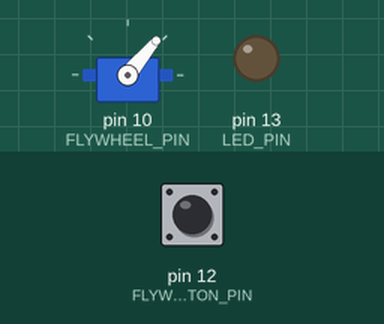
The sketch below on a simulated Arduino Uno, built with avr-gcc and run on an emulated ATmega328P. Parts: servo, output pins drawn as LEDs (lit = HIGH). The inputs (shaded band) are chosen by the test bench; at power-on: pin 12 (FLYWHEEL_BUTTON_PIN) LOW.

Above: at 4.2 s.
4.3 s: pin 12 (FLYWHEEL_BUTTON_PIN) pulled HIGH for 0.15 s
At 4.37 s:
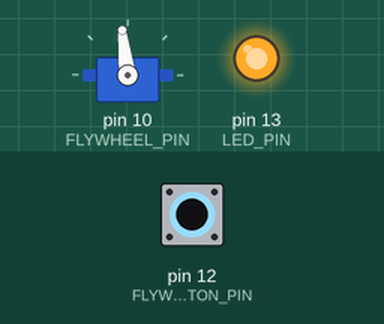
5.9 s: pin 12 (FLYWHEEL_BUTTON_PIN) pulled HIGH for 3.2 s
At 10.5 s:
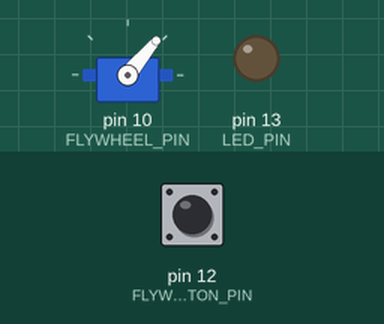
Timing chart, 0 to 12.0 s (numbered marks = the images above; inputs shaded):
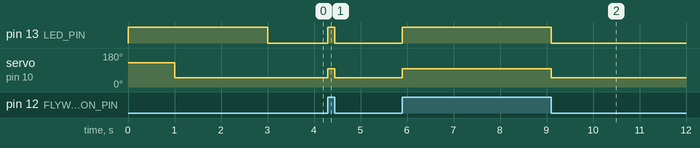

The sketch:

testing-dc.ino
```cpp
// (licence header left out)
#include <Servo.h>

#define LED_PIN              13 // Digital 13
#define FLYWHEEL_BUTTON_PIN  12 // Digital 12
#define FLYWHEEL_PIN         10 // Digital 10

#define THROTTLE_VALUE       0.6 // 0.5 == 50%
#define FLYWHEEL_MIN_VALUE   1060
#define FLYWHEEL_MAX_VALUE   1860
#define FLYWHEEL_SPIN_VALUE  FLYWHEEL_MIN_VALUE + ((FLYWHEEL_MAX_VALUE - FLYWHEEL_MIN_VALUE) * THROTTLE_VALUE)

Servo flywheels;
bool flywheelsSpinning;

void setup() {
  pinMode(LED_PIN, OUTPUT);
  pinMode(FLYWHEEL_BUTTON_PIN, INPUT);
  pinMode(FLYWHEEL_PIN, OUTPUT);
  flywheels.attach(FLYWHEEL_PIN);
  calibrateFlywheels();
}

// Used by the Afro ESC 12A Speed Controller.
// This does not work if the Arduino is powered via USB.
void calibrateFlywheels() {
  digitalWrite(LED_PIN, HIGH);
  flywheels.writeMicroseconds(FLYWHEEL_MAX_VALUE);
  delay(1000);
  flywheels.writeMicroseconds(FLYWHEEL_MIN_VALUE);
  delay(2000);
  digitalWrite(LED_PIN, LOW);
}

bool flywheelsButtonActive() {
  return digitalRead(FLYWHEEL_BUTTON_PIN) == HIGH;
}

void loop() {
  if (flywheelsButtonActive()) {
    flywheels.writeMicroseconds(FLYWHEEL_SPIN_VALUE);
    flywheelsSpinning = true;
    digitalWrite(LED_PIN, HIGH);
  } else {
    flywheels.writeMicroseconds(FLYWHEEL_MIN_VALUE);
    flywheelsSpinning = false;
    digitalWrite(LED_PIN, LOW);
  }
}
```

Measured:
- after the input at 4.3 s, pin 13 (LED_PIN): LOW → HIGH at once, → LOW 0.15 s later; servo on pin 10 (FLYWHEEL_PIN): 50° → 97° at once, → 50° 0.15 s later
- after the input at 5.9 s, pin 13 (LED_PIN): LOW → HIGH at once, → LOW 3.2 s later; servo on pin 10 (FLYWHEEL_PIN): 50° → 97° at once, → 50° 3.2 s later
